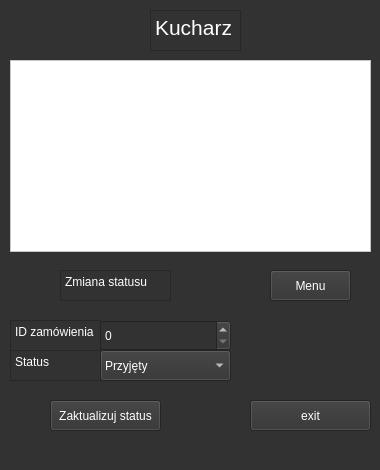
<?xml version="1.0" encoding="UTF-8"?>
<ui version="4.0">
 <class>Kucharz</class>
 <widget class="QMainWindow" name="Kucharz">
  <property name="geometry">
   <rect>
    <x>0</x>
    <y>0</y>
    <width>380</width>
    <height>470</height>
   </rect>
  </property>
  <property name="minimumSize">
   <size>
    <width>380</width>
    <height>470</height>
   </size>
  </property>
  <property name="maximumSize">
   <size>
    <width>380</width>
    <height>470</height>
   </size>
  </property>
  <property name="windowTitle">
   <string>MainWindow</string>
  </property>
  <property name="styleSheet">
   <string notr="true">background-color: rgb(50, 50, 50);
color: rgb(255, 255, 255);</string>
  </property>
  <widget class="QWidget" name="centralwidget">
   <widget class="QTextBrowser" name="textBrowser">
    <property name="geometry">
     <rect>
      <x>150</x>
      <y>10</y>
      <width>91</width>
      <height>41</height>
     </rect>
    </property>
    <property name="html">
     <string>&lt;!DOCTYPE HTML PUBLIC &quot;-//W3C//DTD HTML 4.0//EN&quot; &quot;http://www.w3.org/TR/REC-html40/strict.dtd&quot;&gt;
&lt;html&gt;&lt;head&gt;&lt;meta name=&quot;qrichtext&quot; content=&quot;1&quot; /&gt;&lt;meta charset=&quot;utf-8&quot; /&gt;&lt;style type=&quot;text/css&quot;&gt;
p, li { white-space: pre-wrap; }
hr { height: 1px; border-width: 0; }
li.unchecked::marker { content: &quot;\2610&quot;; }
li.checked::marker { content: &quot;\2612&quot;; }
&lt;/style&gt;&lt;/head&gt;&lt;body style=&quot; font-family:'Segoe UI'; font-size:9pt; font-weight:400; font-style:normal;&quot;&gt;
&lt;p style=&quot; margin-top:0px; margin-bottom:0px; margin-left:0px; margin-right:0px; -qt-block-indent:0; text-indent:0px;&quot;&gt;&lt;span style=&quot; font-size:16pt;&quot;&gt;Kucharz&lt;/span&gt;&lt;/p&gt;&lt;/body&gt;&lt;/html&gt;</string>
    </property>
   </widget>
   <widget class="QPushButton" name="pushButton_3">
    <property name="geometry">
     <rect>
      <x>250</x>
      <y>400</y>
      <width>121</width>
      <height>31</height>
     </rect>
    </property>
    <property name="minimumSize">
     <size>
      <width>121</width>
      <height>31</height>
     </size>
    </property>
    <property name="maximumSize">
     <size>
      <width>121</width>
      <height>31</height>
     </size>
    </property>
    <property name="text">
     <string>exit</string>
    </property>
   </widget>
   <widget class="QTableView" name="tableView">
    <property name="geometry">
     <rect>
      <x>10</x>
      <y>60</y>
      <width>361</width>
      <height>192</height>
     </rect>
    </property>
    <property name="styleSheet">
     <string notr="true">color: rgb(0, 0, 0);
background-color: rgb(255, 255, 255);</string>
    </property>
   </widget>
   <widget class="QTextBrowser" name="textBrowser_2">
    <property name="geometry">
     <rect>
      <x>60</x>
      <y>270</y>
      <width>111</width>
      <height>31</height>
     </rect>
    </property>
    <property name="html">
     <string>&lt;!DOCTYPE HTML PUBLIC &quot;-//W3C//DTD HTML 4.0//EN&quot; &quot;http://www.w3.org/TR/REC-html40/strict.dtd&quot;&gt;
&lt;html&gt;&lt;head&gt;&lt;meta name=&quot;qrichtext&quot; content=&quot;1&quot; /&gt;&lt;meta charset=&quot;utf-8&quot; /&gt;&lt;style type=&quot;text/css&quot;&gt;
p, li { white-space: pre-wrap; }
hr { height: 1px; border-width: 0; }
li.unchecked::marker { content: &quot;\2610&quot;; }
li.checked::marker { content: &quot;\2612&quot;; }
&lt;/style&gt;&lt;/head&gt;&lt;body style=&quot; font-family:'Segoe UI'; font-size:9pt; font-weight:400; font-style:normal;&quot;&gt;
&lt;p style=&quot; margin-top:0px; margin-bottom:0px; margin-left:0px; margin-right:0px; -qt-block-indent:0; text-indent:0px;&quot;&gt;Zmiana statusu&lt;/p&gt;&lt;/body&gt;&lt;/html&gt;</string>
    </property>
   </widget>
   <widget class="QTextBrowser" name="textBrowser_3">
    <property name="geometry">
     <rect>
      <x>10</x>
      <y>320</y>
      <width>91</width>
      <height>31</height>
     </rect>
    </property>
    <property name="html">
     <string>&lt;!DOCTYPE HTML PUBLIC &quot;-//W3C//DTD HTML 4.0//EN&quot; &quot;http://www.w3.org/TR/REC-html40/strict.dtd&quot;&gt;
&lt;html&gt;&lt;head&gt;&lt;meta name=&quot;qrichtext&quot; content=&quot;1&quot; /&gt;&lt;meta charset=&quot;utf-8&quot; /&gt;&lt;style type=&quot;text/css&quot;&gt;
p, li { white-space: pre-wrap; }
hr { height: 1px; border-width: 0; }
li.unchecked::marker { content: &quot;\2610&quot;; }
li.checked::marker { content: &quot;\2612&quot;; }
&lt;/style&gt;&lt;/head&gt;&lt;body style=&quot; font-family:'Segoe UI'; font-size:9pt; font-weight:400; font-style:normal;&quot;&gt;
&lt;p style=&quot; margin-top:0px; margin-bottom:0px; margin-left:0px; margin-right:0px; -qt-block-indent:0; text-indent:0px;&quot;&gt;ID zamówienia&lt;/p&gt;&lt;/body&gt;&lt;/html&gt;</string>
    </property>
   </widget>
   <widget class="QTextBrowser" name="textBrowser_4">
    <property name="geometry">
     <rect>
      <x>10</x>
      <y>350</y>
      <width>91</width>
      <height>31</height>
     </rect>
    </property>
    <property name="html">
     <string>&lt;!DOCTYPE HTML PUBLIC &quot;-//W3C//DTD HTML 4.0//EN&quot; &quot;http://www.w3.org/TR/REC-html40/strict.dtd&quot;&gt;
&lt;html&gt;&lt;head&gt;&lt;meta name=&quot;qrichtext&quot; content=&quot;1&quot; /&gt;&lt;meta charset=&quot;utf-8&quot; /&gt;&lt;style type=&quot;text/css&quot;&gt;
p, li { white-space: pre-wrap; }
hr { height: 1px; border-width: 0; }
li.unchecked::marker { content: &quot;\2610&quot;; }
li.checked::marker { content: &quot;\2612&quot;; }
&lt;/style&gt;&lt;/head&gt;&lt;body style=&quot; font-family:'Segoe UI'; font-size:9pt; font-weight:400; font-style:normal;&quot;&gt;
&lt;p style=&quot; margin-top:0px; margin-bottom:0px; margin-left:0px; margin-right:0px; -qt-block-indent:0; text-indent:0px;&quot;&gt;Status&lt;/p&gt;&lt;/body&gt;&lt;/html&gt;</string>
    </property>
   </widget>
   <widget class="QSpinBox" name="spinBox">
    <property name="geometry">
     <rect>
      <x>100</x>
      <y>320</y>
      <width>131</width>
      <height>31</height>
     </rect>
    </property>
    <property name="maximum">
     <number>1000</number>
    </property>
   </widget>
   <widget class="QComboBox" name="comboBox">
    <property name="geometry">
     <rect>
      <x>100</x>
      <y>350</y>
      <width>131</width>
      <height>31</height>
     </rect>
    </property>
    <item>
     <property name="text">
      <string>Przyjęty</string>
     </property>
    </item>
    <item>
     <property name="text">
      <string>W przygotowaniu</string>
     </property>
    </item>
    <item>
     <property name="text">
      <string>Gotowy</string>
     </property>
    </item>
   </widget>
   <widget class="QPushButton" name="pushButton">
    <property name="geometry">
     <rect>
      <x>50</x>
      <y>400</y>
      <width>111</width>
      <height>31</height>
     </rect>
    </property>
    <property name="text">
     <string>Zaktualizuj status</string>
    </property>
   </widget>
   <widget class="QPushButton" name="pushButton_2">
    <property name="geometry">
     <rect>
      <x>270</x>
      <y>270</y>
      <width>81</width>
      <height>31</height>
     </rect>
    </property>
    <property name="text">
     <string>Menu</string>
    </property>
   </widget>
  </widget>
  <widget class="QMenuBar" name="menubar">
   <property name="geometry">
    <rect>
     <x>0</x>
     <y>0</y>
     <width>380</width>
     <height>21</height>
    </rect>
   </property>
  </widget>
 </widget>
 <resources/>
 <connections/>
</ui>
